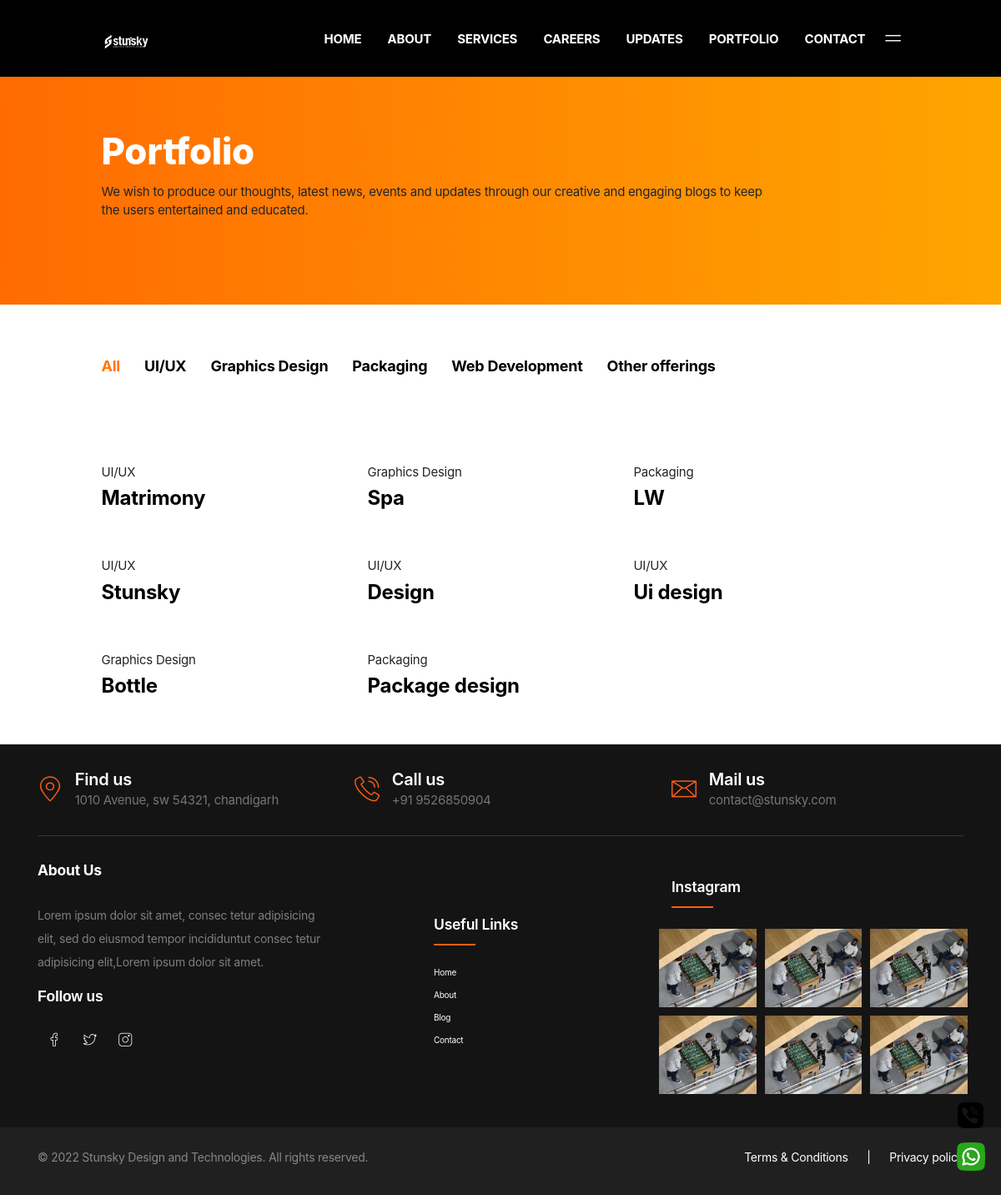
Page /portfolio on the earlier database version.
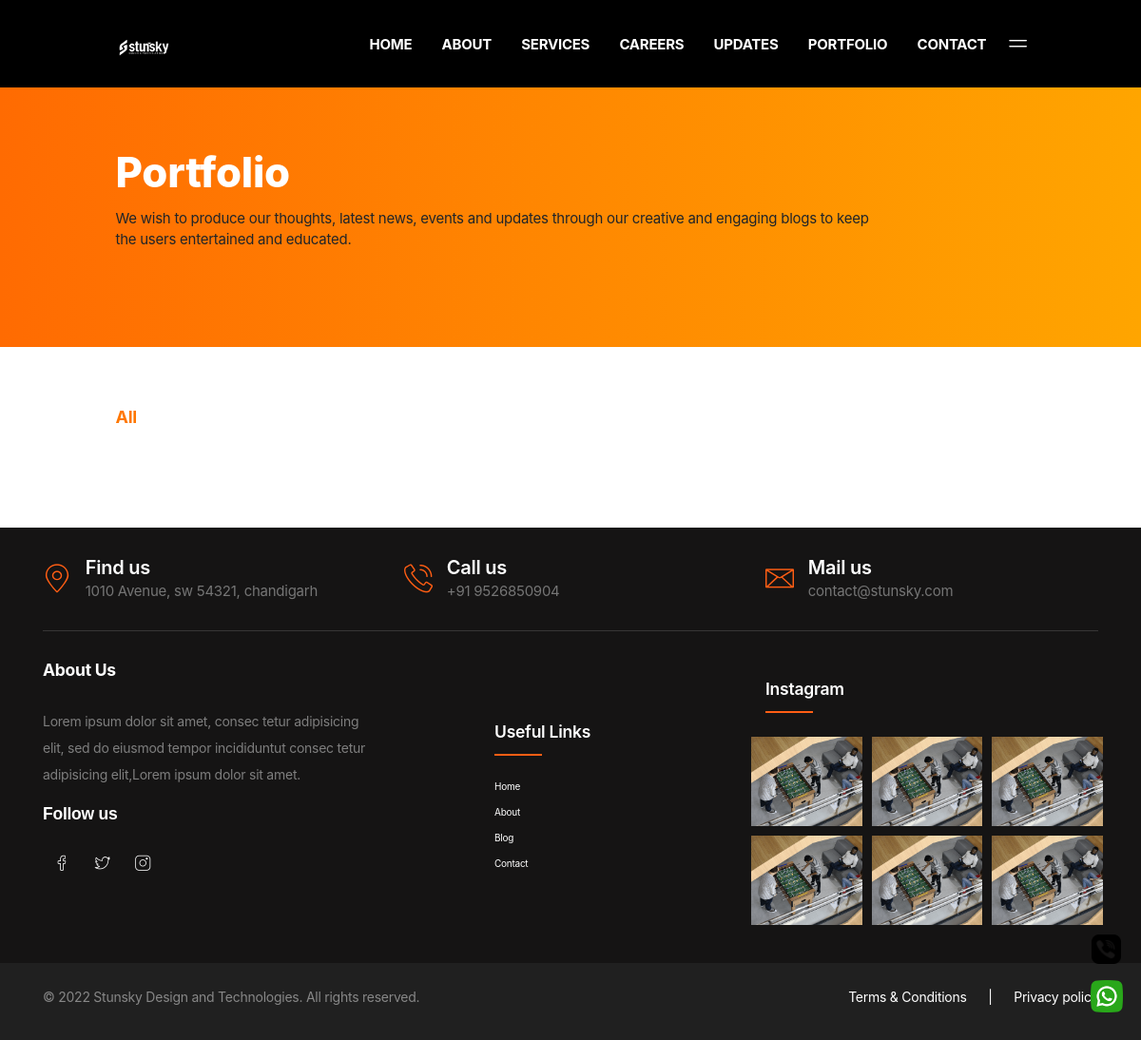
Same page on the later database version.
### web/models.py (models this page shows, shortened)
class Category(models.Model):
    title = models.CharField(max_length=200)
    is_active = models.BooleanField(default=True)
    class Meta:
        verbose_name_plural = ("Categories")
    def __str__(self):
        return str(self.title)

class Portfolio(models.Model):
    category = models.ForeignKey(Category, on_delete=models.CASCADE)
    image = VersatileImageField('Image',upload_to='images/portfolio/')
    title = models.TextField(max_length=200)
    class Meta:
        verbose_name_plural = ("Portfolio")

### web/views.py (the view)
# urls.py: path('portfolio', views.portfolio, name="portfolio"),
def portfolio(request):
    category = Category.objects.filter(is_active = True)
    portfolio = Portfolio.objects.all()
    context = {
        "is_product" : True,
        "category" : category,
        "portfolio" : portfolio,
    }
    return render(request, 'portfolio.html', context)

### templates/portfolio.html (shortened to what this page needs)
{% extends 'partials/base.html' %}
{% load static %}
{% block content %}
<link rel="stylesheet" href="https://maxcdn.bootstrapcdn.com/bootstrap/3.3.7/css/bootstrap.min.css">
<main class="ptf-main">
<article class="ptf-page ptf-page--portfolio-grid">
	<section class="has-accent-1-background banner other">
		<div class="ptf-spacer" style=" --ptf-xxl: 16rem; --ptf-md: 12rem; --ptf-sm: 16rem;"></div>
			<div class="container-xxl">
				<div class="row">
					<div class="col-xl-10">
						<div class="ptf-animated-block" data-aos="fade" data-aos-delay="0">
							<h1 class="fz-70 fz-40--md fw-extrabold lh-1p1 has-white-color">Portfolio</h1>
							<div class="ptf-spacer" style=" --ptf-xxl:1rem;"></div>
							<p class="fz-18">We wish to produce our thoughts, latest news, events and updates through our creative and engaging blogs to keep the users entertained and educated.</p>
						</div>
					</div>
				</div>
				<div class="ptf-spacer" style=" --ptf-xxl: 4.375rem; --ptf-sm: 3.375rem;"></div>
			</div>
	</section>
	<section>
		<div class="ptf-spacer" style=" --ptf-xxl: 5rem; --ptf-sm: 2rem;"></div>
		<div class="container-xxl">
			<div class="ptf-animated-block" data-aos="fade" data-aos-delay="0">
				<ul class="ptf-filters ptf-filters--style-1" id="ptf-filter-grid">
					<li class="filter-item filter-item-active" data-filter="*">All</li>
					{% for categories in category %}
					<li class="filter-item" data-filter=".{{categories.title|slugify}}">{{categories.title}}</li>
					{% endfor %}
				</ul>
			</div>
			<div class="ptf-spacer" style=" --ptf-xxl: 6.25rem; --ptf-md: 3.125rem;"></div>
			<div class="ptf-animated-block" data-aos="fade" data-aos-delay="0">
				<div class="ptf-isotope-grid" data-columns="3" data-layout="masonry" data-x-gap="0" data-y-gap="10" data-controls="#ptf-filter-grid">
					{% for portfolios in portfolio %}
					<div class=" grid-item filter-1 filter-4 filter-7 {{portfolios.category.title|slugify}}">
						<article class="ptf-work ptf-work--style-1 ptf-work--large-title">
							<div class="ptf-work__media"><a class="ptf-work__link" href="{{portfolios.image.url}}"></a><img src=" {{portfolios.image.crop.675x675}} " alt="" loading="lazy">
							</div>
							<div class="ptf-work__meta">
								<div class="ptf-work__category">{{portfolios.category}}
								</div>
								<h4 class="ptf-work__title"><a href="#">{{portfolios.title}}</a>
								</h4>
							</div>
						</article>
					</div>
					{% endfor %}
				</div>
			</div>
		</div>
		<div class="ptf-spacer" style=" --ptf-xxl: 5rem; --ptf-md: 5rem; --ptf-sm: 2rem;"></div>
	</section>
</article>
</main>
{% endblock %}

### templates/partials/base.html (shortened to what this page needs)
{% load static %}
<!DOCTYPE html>
<html
    class="no-js ptf-is--home-default ptf-is--header-style-3 ptf-is--footer-style-1 ptf-is--custom-cursor ptf-is--footer-fixed"
    lang="en">
<head>
    <link rel="stylesheet" href=" {% static 'css/framework/bootstrap-reboot.min.css' %} ">
    <link rel="stylesheet" href=" {% static 'css/framework/bootstrap-grid.min.css' %} ">
    <link rel="stylesheet" href=" {% static 'css/framework/bootstrap-utilities.min.css' %} ">
    <link rel="stylesheet" href=" {% static 'css/ptf-plugins.min.css' %} ">
    <link rel="stylesheet" href=" {% static 'fonts/CerebriSans/style.css' %} ">
    <link rel="stylesheet"
        href=" {% static 'fonts/LineIcons-PRO/WebFonts/Pro-Light/font-css/LinIconsPro-Light.css' %} ">
    <link rel="stylesheet" href=" {% static 'fonts/LineIcons-PRO/WebFonts/Pro-Regular/font-css/LineIcons.css' %} ">
    <link rel="stylesheet" href=" {% static 'fonts/Socicons/socicon.css' %} ">
    <link rel="stylesheet" href=" {% static 'css/ptf-main.min.css' %} ">
    <link rel="stylesheet" href=" {% static 'css/custom.css' %} ">
</head>
<body>
    <div class="ptf-site-wrapper">
        <div class="ptf-site-wrapper__inner">
            {% include 'partials/header.html' %}
            {% block content %}
            {% endblock %}
        </div>
        {% include 'partials/footer.html' %}
        <a href="tel:9526850904" style="position:fixed; width:31px; height:34px; bottom:77px; right:21px; z-index:100;"> <img src=" {% static 'img/viber.png' %} " class="img-fluid" alt=""></a>
        <a href="https://api.whatsapp.com/send?phone=919526850904&text=Welcome to Stunsky" target="_blank" style="	position:fixed; width:34px; height:45px; bottom:18px; right:19px; z-index:100;"><img src=" {% static 'img/whatsapp (2).png' %} " class="img-fluid" alt=""></a>
    </div>
</body>
</html>

### templates/partials/header.html (shortened to what this page needs)
{% load static %}
<header class="ptf-header ptf-header--style-3">
    <div class="ptf-navbar ptf-navbar--main ptf-navbar--sticky">
        <div class="container-xxl">
            <div class="ptf-navbar-inner">
                <a class="ptf-navbar-logo" href="{% url 'index' %}">
                    <img class="black" src="{% static 'img/root/logo-white.png' %}" alt="" loading="lazy">
                </a>
                <nav class="ptf-nav ptf-nav--default">
                    <ul class="sf-menu">
                        <li class="menu-item-has-children two-columns"><a href="{% url 'index' %}"><span>Home</span></a>
                        </li>
                        <li class="menu-item-has-children two-columns"><a href="{% url 'about us' %}"><span>About</span></a>
                        </li>
                        <li class="menu-item-has-children"><a href="#"><span>Services</span></a>
                        </li>
                        <li class="menu-item-has-children"><a href="{% url 'careers' %}"><span>Careers</span></a>
                        </li>
                        <li class="menu-item-has-children"><a href="{% url 'Blog' %}"><span>Updates</span></a>
                        </li>
                        <li class="menu-item-has-children"><a href="{% url 'portfolio' %}"><span>Portfolio</span></a>
                        </li>
                        <li class="menu-item-has-children two-columns"><a href="{% url 'contact' %}"><span>Contact</span></a>
                        </li>
                    </ul>
                </nav>
                <a class="ptf-offcanvas-menu-icon js-offcanvas-menu-toggle" href="#"><i
                        class="lnir lnir-menu-alt-5"></i></a>
            </div>
        </div>
    </div>
</header>

### templates/partials/footer.html (shortened to what this page needs)
	{% load static %}
	<footer class="footer-section">
        <div class="container">
            <div class="footer-cta pt-5 pb-5">
                <div class="row">
                    <div class="col-xl-4 col-md-4 col-lg-4 col-sm-12 col-12 mb-30">
                        <div class="single-cta">
                            <i class="lnil lnil-map-marker  "></i>
                            <div class="cta-text">
                                <h4>Find us</h4>
                                <span>1010 Avenue, sw 54321, chandigarh</span>
                            </div>
                        </div>
                    </div>
                    <div class="col-xl-4 col-md-4 col-lg-4 col-sm-12 col-12 mb-30">
                        <div class="single-cta">
                            <i class="lnil lnil-phone-ring"></i>
                            <div class="cta-text">
                                <h4>Call us</h4>
                                <span>+91 9526850904</span>
                            </div>
                        </div>
                    </div>
                    <div class="col-xl-4 col-md-4 col-lg-4 col-sm-12 col-12 mb-30">
                        <div class="single-cta">
                            <i class="lnil lnil-envelope-alt"></i>
                            <div class="cta-text">
                                <h4>Mail us</h4>
                                <span>contact@stunsky.com</span>
                            </div>
                        </div>
                    </div>
                </div>
            </div>
            <div class="footer-content pt-5 pb-5">
                <div class="row">
                    <div class="col-xl-4 col-lg-3 col-md-6 col-sm-12 col-12 mb-50">
                        <div class="footer-widget">
                            <div class="footer-logo">
                                <h3 class="footerh3"><b> About Us</b></h3>
                            </div>
                            <div class="footer-text">
                                <p>Lorem ipsum dolor sit amet, consec tetur adipisicing elit, sed do eiusmod tempor incididuntut consec tetur adipisicing
                                elit,Lorem ipsum dolor sit amet.</p>
                            </div>
                            <div class="footer-social-icon footericon">
                                <span class="footerh3">Follow us</span>
                                <a href="https://m.facebook.com/story.php?story_fbid=pfbid028GbWPxZDEgLgbo8hztEo5bjbgxkwwJ6Yfu39VzqvyrJJoh4LCDy7L2zFVR2Srb5wl&id=103864742313913" class="mr-0"><i class="lnil lnil-facebook"></i></a>
                                <a href="#" class="mr-0"><i class="lnil lnil-twitter"></i></a>
                                <a href="https://www.instagram.com/stunsky.dt/" class="mr-0"><i class="lnil lnil-Instagram"></i></a>
                            </div>
                        </div>
                    </div>
                    <div class="col-xl-1 col-lg-1 col-md-1 col-sm-6 col-6 ">
                    </div>
                    <div class="col-xl-3 col-lg-3 col-md-6 col-sm-6 col-6 mb-30" style="align-content: center;">
                        <div class="footer-widget">
                            <div class="footer-widget-heading">
                                <h3 class="footerh3">Useful Links</h3>
                            </div>
                            <ul>
                                <div class="row">
                                    <div class="col-sm-12">
                                        <li><a href="{% url 'index' %}">Home</a></li>
                                    </div>
                                    <div class="col-sm-12">
                                        <li><a href="{% url 'about us' %}">About</a></li>
                                    </div>
                                    <div class="col-sm-12">
                                        <li><a href="{% url 'Blog' %}">Blog</a></li>
                                    </div>
                                    <div class="col-sm-12">
                                        <li><a href="{% url 'contact' %}">Contact</a></li>
                                    </div>
                                </div>
                            </ul>
                        </div>
                    </div>
					<div class="col-xl-4 col-lg-3 col-md-6 col-sm-12 col-12">
                        <div class="footer-widget">
                            <div class="footer-widget-heading">
                                <h3 class="footerh3">Instagram</h3>
                            </div>
                            <div class="footer-text">
                                <div class="row">
                                    <div class="col-lg-4 col-md-4 col-sm-4 col-4 pb-3 pr-3 pl-0">
                                        <img src="static/img/about-us-image-1.png" alt="">
                                    </div>
                                    <div class="col-lg-4 col-md-4 col-sm-4 col-4 pb-3 pr-3 pl-0">
                                        <img src="static/img/about-us-image-1.png" alt="">
                                    </div>
                                    <div class="col-lg-4 col-md-4 col-sm-4 col-4 pb-3 pr-3 pl-0">
                                        <img src="static/img/about-us-image-1.png" alt="">
                                    </div>
                                    <div class="col-lg-4 col-md-4 col-sm-4 col-4 pb-3 pr-3 pl-0">
                                        <img src="static/img/about-us-image-1.png" alt="">
                                    </div>
                                    <div class="col-lg-4 col-md-4 col-sm-4 col-4 pb-3 pr-3 pl-0">
                                        <img src="static/img/about-us-image-1.png" alt="">
                                    </div>
                                    <div class="col-lg-4 col-md-4 col-sm-4 col-4 pb-3 pr-3 pl-0">
                                        <img src="static/img/about-us-image-1.png" alt="">
                                    </div>
								</div>
                            </div>
                        </div>
                    </div>
                </div>
            </div>
        </div>
        <div class="copyright-area">
            <div class="container">
                <div class="row">
                    <div class="col-xl-6 col-lg-6 col-md-6 col-sm-12 col-12 text-center text-lg-left">
                        <div class="copyright-text">
                            <p>© 2022 Stunsky Design and Technologies. All rights reserved.</p>
                        </div>
                    </div>
                    <div class="col-xl-6 col-lg-6 col-md-6 col-sm-12 col-12 d-none d-lg-block text-right">
                        <div class="footer-menu">
                            <ul>
                                <li><a href="#">Terms & Conditions</a></li>
                                <li><a href="#">|</a></li>
                                <li><a href="#">Privacy policy</a></li>
                            </ul>
                        </div>
                    </div>
                </div>
            </div>
        </div>
    </footer>
	<link rel="stylesheet" href="https://maxcdn.bootstrapcdn.com/bootstrap/4.1.3/css/bootstrap.min.css">

Differences in the rows shown:
removed Category: title "UI/UX"
removed Category: title "Graphics Design"
removed Category: title "Packaging"
removed Category: title "Web Development"
removed Category: title "Other offerings"
removed Portfolio: category "UI/UX", title "Matrimony"
removed Portfolio: category "Graphics Design", title "Spa"
removed Portfolio: category "Packaging", title "LW"
removed Portfolio: category "UI/UX", title "Stunsky"
removed Portfolio: category "UI/UX", title "Design"
removed Portfolio: category "UI/UX", title "Ui design"
removed Portfolio: category "Graphics Design", title "Bottle"
removed Portfolio: category "Packaging", title "Package design"
